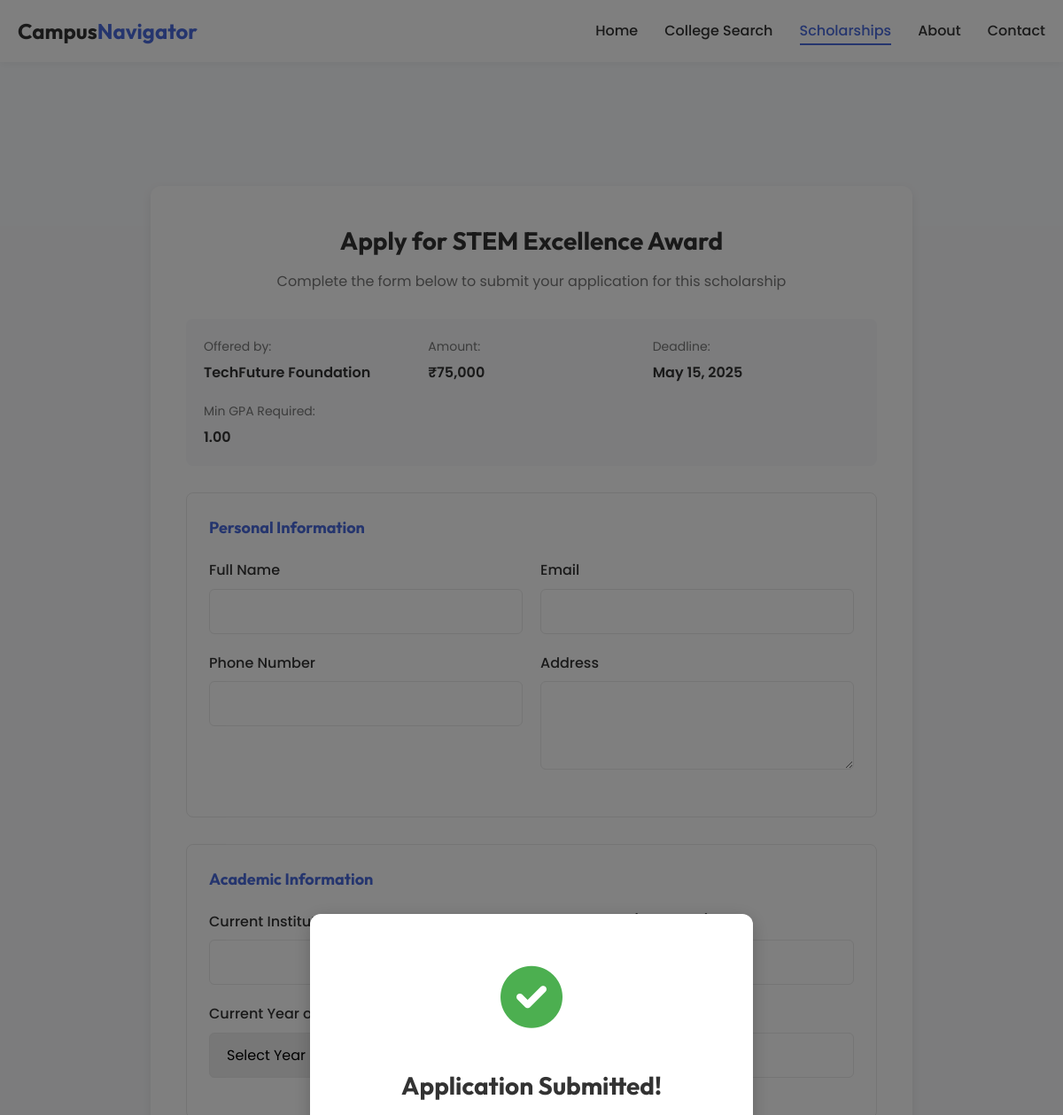
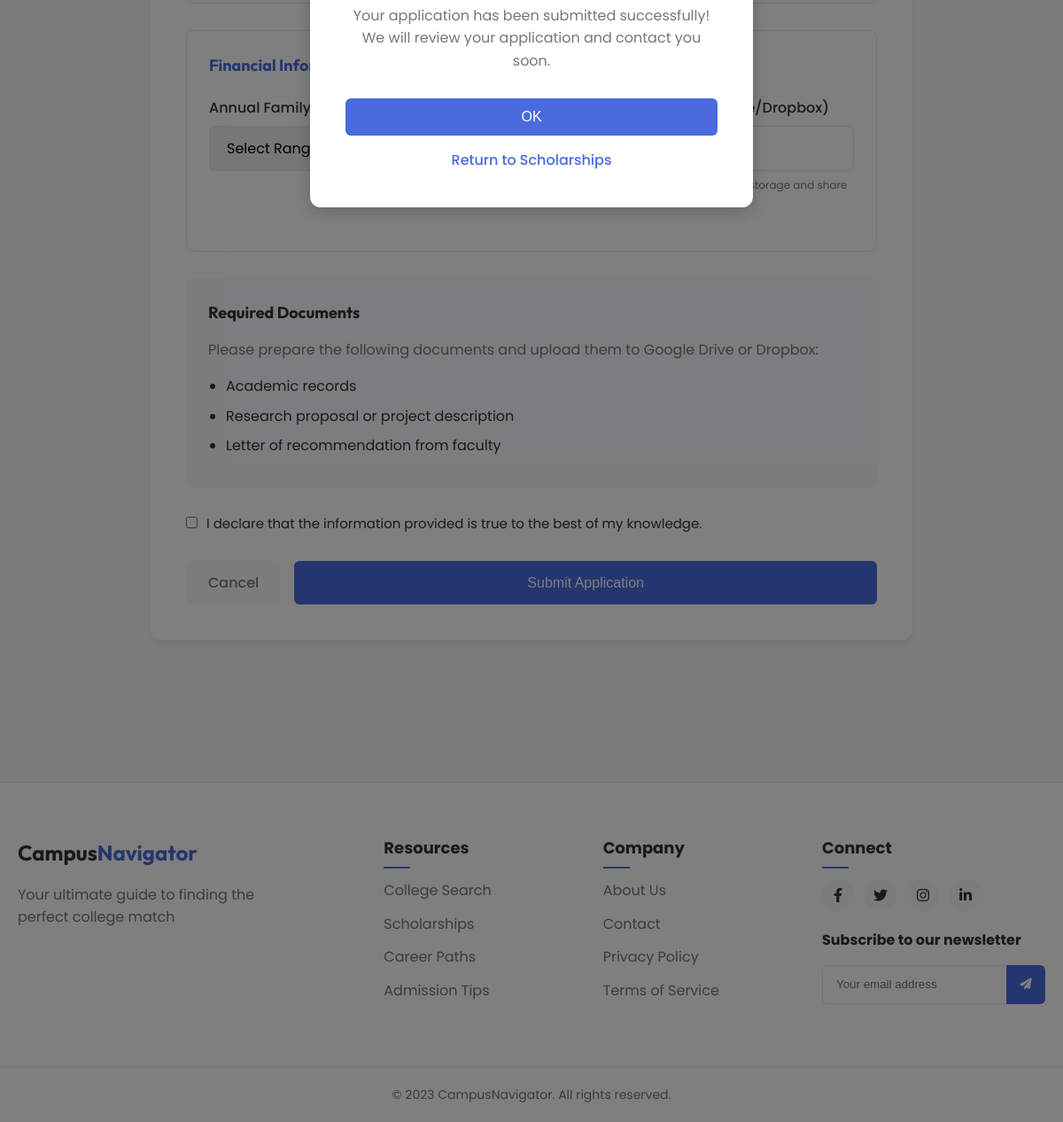
The page /navpages/scholarship-apply.php?id=2 on the database its author committed (2 pictures, top to bottom).
### tables this page shows
CREATE TABLE `scholarships` (
  `id` int(11) NOT NULL,
  `name` varchar(100) NOT NULL,
  `organization` varchar(100) NOT NULL,
  `amount` varchar(50) NOT NULL,
  `deadline` date NOT NULL,
  `description` text NOT NULL,
  `eligibility` text NOT NULL,
  `min_gpa` decimal(3,2) DEFAULT NULL,
  `category` varchar(50) NOT NULL,
  `country` varchar(50) DEFAULT 'India',
  `required_documents` text DEFAULT NULL,
  `created_at` timestamp NOT NULL DEFAULT current_timestamp()
);

### navpages/scholarship-apply.php (the view, shortened to what this page needs)
<?php
require_once '../config/db_connect.php';
$scholarship_id = isset($_GET['id']) ? intval($_GET['id']) : 0;
$scholarship = null;
$success_message = "";
if ($scholarship_id > 0) {
    $query = "SELECT * FROM scholarships WHERE id = $scholarship_id";
    $result = $conn->query($query);
    if ($result && $result->num_rows > 0) {
        $scholarship = $result->fetch_assoc();
    }
}
function getNavigationHTML($currentPage) {
    return '
    <div class="container">
        <div class="logo">
            <a href="../index.php">Campus<span>Navigator</span></a>
        </div>
        <div class="menu-icon" onclick="showMenu()">
            <i class="fas fa-bars"></i>
        </div>
        <div class="nav-links" id="navLinks">
            <div class="close-icon" onclick="hideMenu()">
                <i class="fas fa-times"></i>
            </div>
            <ul>
                <li><a href="../index.php">Home</a></li>
                <li><a href="college-search.php">College Search</a></li>
                <li><a href="scholarships.php" class="active">Scholarships</a></li>
                <li><a href="../navpages/about.html">About</a></li>
                <li><a href="../contact/contact.html">Contact</a></li>
            </ul>
        </div>
    </div>';
}
?>
<!DOCTYPE html>
<html lang="en">
<head>
    <link rel="stylesheet" href="https://cdnjs.cloudflare.com/ajax/libs/font-awesome/6.0.0/css/all.min.css">
</head>
<body>
    <header>
        <nav class="navbar">
            <?php echo getNavigationHTML('scholarships'); ?>
        </nav>
    </header>
    <main class="main-content">
        <section class="application-section">
            <?php if ($scholarship): ?>
                <?php if ($success_message): ?>
                    <div class="success-message">
                        <i class="fas fa-check-circle"></i>
                        <h2>Application Submitted!</h2>
                        <p><?php echo $success_message; ?></p>
                        <a href="scholarships.php" class="back-btn">
                            <i class="fas fa-arrow-left"></i> Return to Scholarships
                        </a>
                    </div>
                <?php else: ?>
                    <div class="application-container">
                        <div class="application-header">
                            <h1>Apply for <?php echo htmlspecialchars($scholarship['name']); ?></h1>
                            <p>Complete the form below to submit your application for this scholarship</p>
                        </div>
                        <div class="scholarship-summary">
                            <div class="summary-details">
                                <div class="detail-item">
                                    <span class="label">Offered by:</span>
                                    <span class="value"><?php echo htmlspecialchars($scholarship['organization']); ?></span>
                                </div>
                                <div class="detail-item">
                                    <span class="label">Amount:</span>
                                    <span class="value"><?php echo htmlspecialchars($scholarship['amount']); ?></span>
                                </div>
                                <div class="detail-item">
                                    <span class="label">Deadline:</span>
                                    <span class="value"><?php echo date('M d, Y', strtotime($scholarship['deadline'])); ?></span>
                                </div>
                                <div class="detail-item">
                                    <span class="label">Min GPA Required:</span>
                                    <span class="value"><?php echo $scholarship['min_gpa']; ?></span>
                                </div>
                            </div>
                        </div>
                        <form class="application-form" method="POST" action="" id="scholarshipForm">
                            <div class="form-section">
                                <h3>Personal Information</h3>
                                <div class="form-row">
                                    <div class="form-group">
                                        <label for="full_name">Full Name</label>
                                        <input type="text" id="full_name" name="full_name" required>
                                    </div>
                                    <div class="form-group">
                                        <label for="email">Email</label>
                                        <input type="email" id="email" name="email" required>
                                    </div>
                                </div>
                                <div class="form-row">
                                    <div class="form-group">
                                        <label for="phone">Phone Number</label>
                                        <input type="tel" id="phone" name="phone" required>
                                    </div>
                                    <div class="form-group full-width">
                                        <label for="address">Address</label>
                                        <textarea id="address" name="address" required></textarea>
                                    </div>
                                </div>
                            </div>
                            <div class="form-section">
                                <h3>Academic Information</h3>
                                <div class="form-row">
                                    <div class="form-group">
                                        <label for="institution">Current Institution</label>
                                    </div>
                                    <div class="form-group">
                                        <label for="current_gpa">Current GPA (out of 4.0)</label>
                                    </div>
                                </div>
                                <div class="form-row">
                                    <div class="form-group">
                                        <label for="current_year">Current Year of Study</label>
                                    </div>
                                    <div class="form-group">
                                        <label for="field_of_study">Field of Study</label>
                                    </div>
                                </div>
                            </div>
                            <div class="form-section">
                                <h3>Financial Information</h3>
                                <div class="form-row">
                                    <div class="form-group">
                                        <label for="annual_income">Annual Family Income</label>
                                    </div>
                                    <div class="form-group">
                                        <label for="documents_link">Documents Link (Google Drive/Dropbox)</label>
                                        <small>Upload required documents to a cloud storage and share the link here</small>
                                    </div>
                                </div>
                            </div>
                            <div class="required-documents">
                                <h3>Required Documents</h3>
                                <p>Please prepare the following documents and upload them to Google Drive or Dropbox:</p>
                                <ul>
                                    <?php
                                        $documents = isset($scholarship['required_documents']) ? explode(',', $scholarship['required_documents']) : ['Resume/CV', 'Academic Transcripts', 'Personal Statement/Essay'];
                                        foreach($documents as $document):
                                    ?>
                                        <li><?php echo trim(htmlspecialchars($document)); ?></li>
                                    <?php endforeach; ?>
                                </ul>
                            </div>
                            <div class="declaration">
                                <label class="checkbox-container">
                                    <input type="checkbox" required>
                                    I declare that the information provided is true to the best of my knowledge.
                                </label>
                            </div>
                            <div class="form-actions">
                                <a href="scholarships.php" class="cancel-btn">Cancel</a>
                                <button type="submit" name="submit_application" class="submit-btn">Submit Application</button>
                            </div>
                        </form>
                    </div>
                <?php endif; ?>
            <?php endif; ?>
        </section>
    </main>
    <div class="success-modal" id="successModal">
        <div class="modal-content">
            <div class="modal-icon">
                <i class="fas fa-check-circle"></i>
            </div>
            <h2>Application Submitted!</h2>
            <p id="successMessage">Your application has been submitted successfully! We will review your application and contact you soon.</p>
            <div class="modal-actions">
                <button class="modal-btn" onclick="closeSuccessModal()">OK</button>
                <a href="scholarships.php" class="modal-link">Return to Scholarships</a>
            </div>
        </div>
    </div>
    <footer>
        <div class="footer-top">
            <div class="container">
                <div class="footer-content">
                    <div class="footer-logo">
                        <h2>Campus<span>Navigator</span></h2>
                        <p>Your ultimate guide to finding the perfect college match</p>
                    </div>
                    <div class="footer-links">
                        <div class="footer-column">
                            <h3>Resources</h3>
                            <ul>
                                <li><a href="../navpages/college-search.php">College Search</a></li>
                                <li><a href="../navpages/scholarships.php">Scholarships</a></li>
                                <li><a href="#">Career Paths</a></li>
                                <li><a href="#">Admission Tips</a></li>
                            </ul>
                        </div>
                        <div class="footer-column">
                            <h3>Company</h3>
                            <ul>
                                <li><a href="../navpages/about.html">About Us</a></li>
                                <li><a href="../contact/contact.html">Contact</a></li>
                                <li><a href="../privacy/privacy.html">Privacy Policy</a></li>
                                <li><a href="../terms/terms.html">Terms of Service</a></li>
                            </ul>
                        </div>
                        <div class="footer-column">
                            <h3>Connect</h3>
                            <div class="social-links">
                                <a href="#"><i class="fab fa-facebook-f"></i></a>
                                <a href="#"><i class="fab fa-twitter"></i></a>
                                <a href="#"><i class="fab fa-instagram"></i></a>
                                <a href="#"><i class="fab fa-linkedin-in"></i></a>
                            </div>
                            <div class="newsletter">
                                <h4>Subscribe to our newsletter</h4>
                                <form class="newsletter-form">
                                    <input type="email" placeholder="Your email address">
                                    <button type="submit"><i class="fas fa-paper-plane"></i></button>
                                </form>
                            </div>
                        </div>
                    </div>
                </div>
            </div>
        </div>
        <div class="footer-bottom">
            <div class="container">
                <p>&copy; 2023 CampusNavigator. All rights reserved.</p>
            </div>
        </div>
    </footer>
</body>
</html>

### rows shown on the page
scholarships: name "STEM Excellence Award", organization "TechFuture Foundation", amount "₹75,000", deadline "May 15, 2025", min_gpa "1.00", required_documents "Academic records", required_documents "Research proposal or project description", required_documents "Letter of recommendation from faculty"
